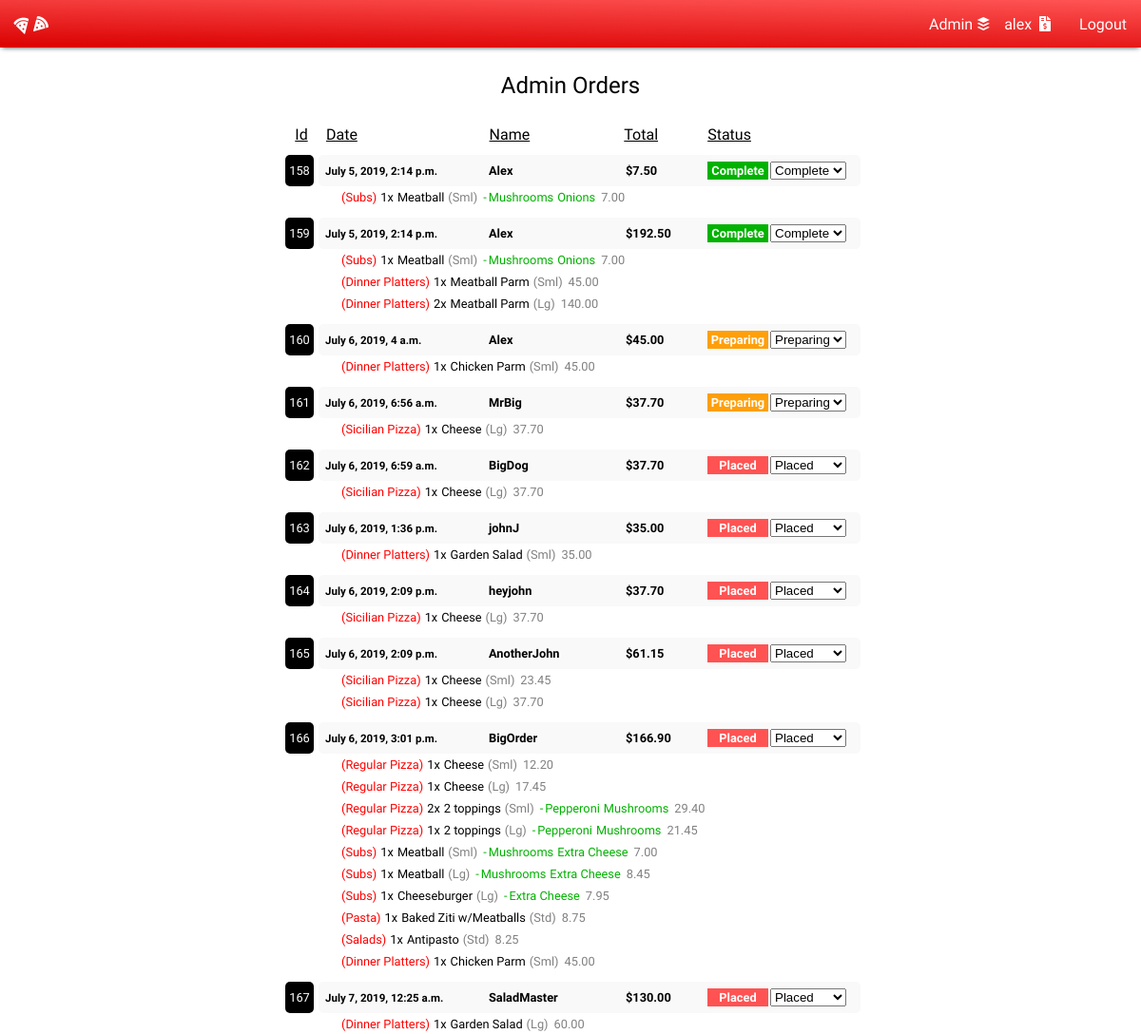
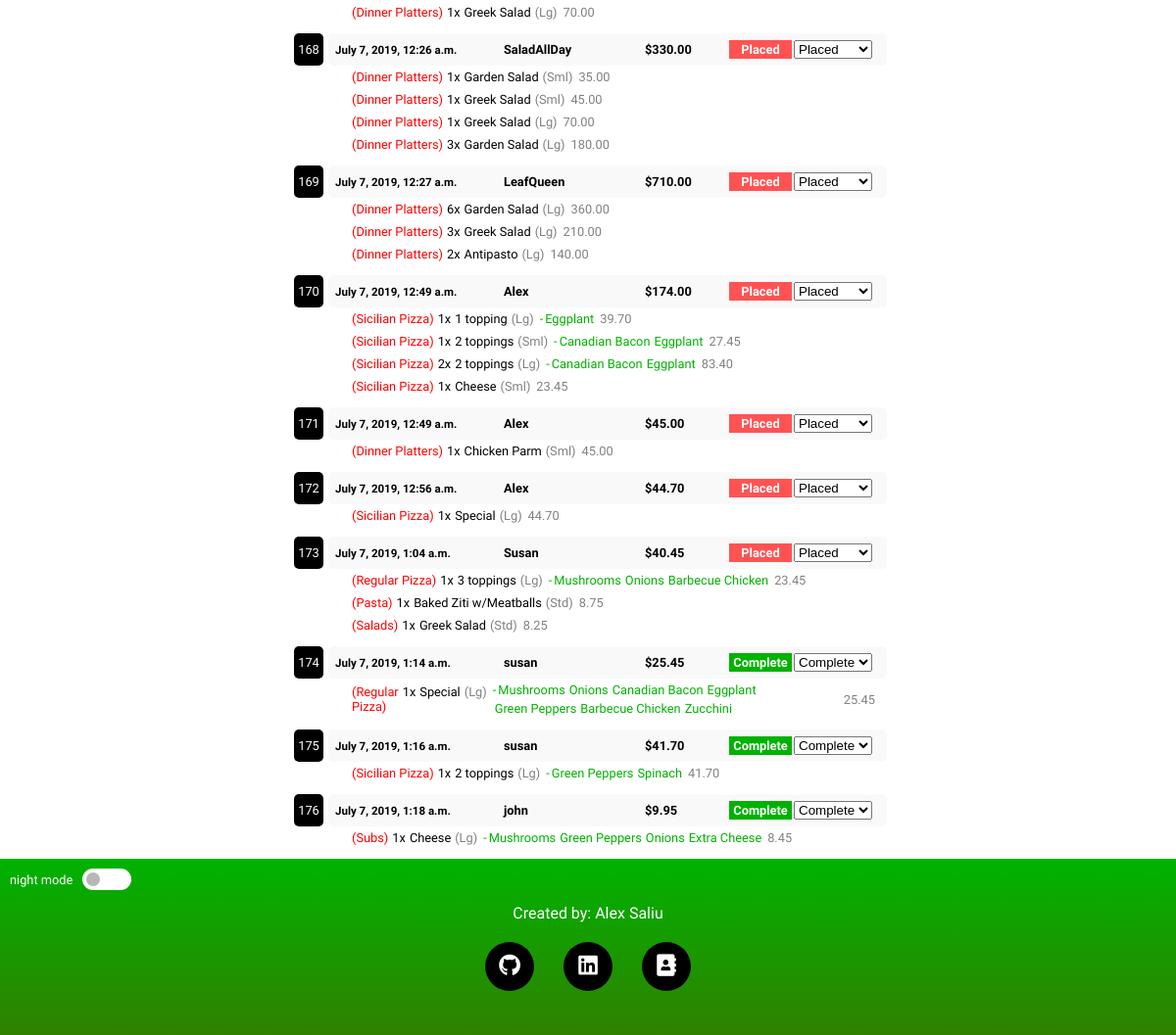
Page /orders/admin (signed in) on the committed database (2 pictures, top to bottom).
### menu/models.py (models this page shows, shortened)
class Order(models.Model):
    name = models.CharField(max_length=64)
    username = models.CharField(max_length=64, blank=True, null=True)
    total = models.DecimalField(decimal_places=2, max_digits=6)
    created = models.DateTimeField(auto_now_add=True)
    status = models.CharField(max_length=64, default="Placed")

class Category(models.Model):
    name = models.CharField(max_length=64)
    submenu = models.ForeignKey(Submenu, blank=True, null=True, on_delete=models.CASCADE, related_name="categories")
    sizes = models.BooleanField(default=False)

class OrderLine(models.Model):
    orderId = models.ForeignKey(Order, on_delete=models.CASCADE, related_name="items")
    itemId = models.ForeignKey(Item, blank=True, null=True, on_delete=models.CASCADE, related_name="orderItems")
    itemSize = models.CharField(max_length=64, blank=True, null=True)
    price = models.DecimalField(decimal_places=2, max_digits=5, blank=True, null=True)
    quantity = models.IntegerField(default=1, blank=True, null=True)

class Item(models.Model):
    name = models.CharField(max_length=64)
    category = models.ForeignKey(Category, blank=True, on_delete=models.CASCADE, related_name="items")
    stdPrice = models.DecimalField(decimal_places=2, max_digits=5, blank=True, null=True)
    smallPrice = models.DecimalField(decimal_places=2, max_digits=5, blank=True, null=True)
    largePrice = models.DecimalField(decimal_places=2, max_digits=5, blank=True, null=True)

### menu/views.py (the view)
# urls.py: path('orders/<str:name>', views.orders, name="orders"),
def orders(request, name):
    loggedin = request.user.is_authenticated
    user = request.user
    pagename = name
    if name == "admin":
        pagename = "Admin"
    if name != "admin":
        orders = Order.objects.filter(username=user.username)
    else:
        orders = Order.objects.all()
    orderCollection = []
    o = {}
    for order in orders:
        o = {}
        name = order.name
        o["id"] = order.id
        o["name"] = order.name
        o["total"] = order.total
        o["created"] = order.created
        o["status"] = order.status
        orderLinesList = []
        orderObj = Order.objects.get(pk=order.id)
        orderLines = orderObj.items.all().values("id", "itemId", "itemSize", "price", "quantity")
        OL_Container = {}
        for line in orderLines:
            itemName = Item.objects.filter(pk=line["itemId"]).values("name", "category")
            itemCategory = Category.objects.filter(pk=itemName[0]["category"]).values("name")
            OL_Container["itemCategory"] = itemCategory[0]["name"]
            OL_Container["itemName"] = itemName[0]["name"]
            OL_Container["itemSize"] = line["itemSize"]
            OL_Container["qty"] = line["quantity"]
            OL_Container["linePrice"] = line["price"]
            orderLineObj = OrderLine.objects.get(pk=line["id"])
            toppingLines = orderLineObj.toppings.all().values("topping")
            toppingLinesList = []
            for topping in toppingLines:
                toppingName = Topping.objects.filter(pk=topping["topping"]).values("name")
                toppingLinesList.append(toppingName[0]["name"])
            OL_Container["toppings"] = toppingLinesList
            orderLinesList.append(OL_Container)
            OL_Container = {}
        o["orderLines"] = orderLinesList
        orderCollection.append(o)
    context = {
        "user": user,
        "loggedin": loggedin,
        "title": pagename,
        "orders": orderCollection,
    }
    return render(request, "menu/orders.html", context)

### menu/templates/menu/orders.html (shortened to what this page needs)
{% extends "menu/base.html" %}
{% block body %}
  {% include "menu/header.html" %}
    <div class="orders_container">
      <div class="orders_title">
        {{ title }} Orders
      </div>
      <div class="orders_box">
        <div class="orders_headings">
          <div class="order_id_heading">Id</div>
          <div class="order_created_heading">Date</div>
          <div class="order_name_heading">Name</div>
          <div class="order_total_heading">Total</div>
          <div class="order_status_heading">Status</div>
          {% if title == "Admin" %}
          <div class="order_status_spacer"></div>
          {% endif %}
        </div>
        <div class="orders_contents">
          {% for order in orders %}
          <div class="order_box">
            <div class="order_id">
              {{ order.id }}
            </div>
            <div class="order">
              <div class="order_info">
                <div class="order_created">{{ order.created }}</div>
                <div class="order_name">{{ order.name }}</div>
                <div class="order_total">${{ order.total }}</div>
                <div class="order_status {{order.status}}">{{ order.status }}</div>
                <div class="change_order_status">
                  {% if title == "Admin" %}
                  <select data-orderId="{{order.id}}" onchange="changeOrderStatus(this)" class="order_status_selector" name="">
                    <option {% if order.status == "Placed" %}selected{% endif %} value="Placed">Placed</option>
                    <option {% if order.status == "Preparing" %}selected{% endif %} value="Preparing">Preparing</option>
                    <option {% if order.status == "Complete" %}selected{% endif %} value="Complete">Complete</option>
                  </select>
                  {% endif %}
                </div>
              </div>
              {% for orderLine in order.orderLines %}
              <div class="order_line">
                <div class="order_line_item">
                  <div class="line_item_category">
                    ({{ orderLine.itemCategory }})
                  </div>
                  <div class="line_item_qty">
                    {{ orderLine.qty }}x
                  </div>
                  <div class="line_item_name">
                    {{ orderLine.itemName }}
                  </div>
                  <div class="line_item_size">
                    ({{ orderLine.itemSize }})
                  </div>
                </div>
                {% if orderLine.toppings %}
                <div class="order_line_topping">
                  -
                  {% for topping in orderLine.toppings %}
                  <div class="line_item_topping">
                    {{ topping }}
                  </div>
                  {% endfor %}
                </div>
                {% endif %}
                <div class="order_line_price">
                  {{ orderLine.linePrice }}
                </div>
              </div>
              {% endfor %}
            </div>
          </div>
          {% endfor %}
        </div>
      </div>
    </div>
  {% include "menu/footer.html" %}
{% endblock %}

### menu/templates/menu/header.html (shortened to what this page needs)
<nav>
  <div class="logo_container">
    <a href="{% url 'index' %}">
      <div class="">
        <i class="fas fa-pizza-slice" style="transform: rotate(-60deg);"></i>
        <i class="fas fa-pizza-slice"></i>
      </div>
    </a>
  </div>
  <div class="login_container">
    <a href="{% url 'orders' name='admin' %}">
      <div class="admin">
        Admin&nbsp;
        <i class="fab fa-buffer"></i>
      </div>
    </a>
    {% if loggedin %}
      <a href="{% url 'orders' name=user.username %}">
        <div class="user_orders">
          {{ user.username }}&nbsp;
          <i class="fas fa-file-invoice-dollar"></i>
        </div>
      </a>
      <a href="{% url 'logout' %}">
        <div class="logout">
          Logout
        </div>
      </a>
    {% endif %}
  </div>
</nav>
<div class="nav-spacer"></div>

### menu/static/css/style.css (style rules this page uses)
body, html { padding: 0; margin: 0; font-family: 'Fresca', cursive; overflow-x: hidden; }
button, a, input[type=button], .cart_button, .cart_item_remove { cursor: pointer; }
nav { height: 50px; display: flex; justify-content: space-between; box-shadow: 0px 2px 5px -2px #3e3e3e; background: linear-gradient(1deg, #da0000, #ff5454); color: #fff; position: fixed; width: 100%; top: 0; z-index: 1000; }
nav > div { margin: 0px 15px; }
.nav-spacer { height: 50px; }
.logo_container { display: flex; align-items: center; }
.logo_container a { text-decoration: none; color: white; }
.login_container { display: flex; justify-content: space-between; align-items: center; color: white; }
.login_container a { text-decoration: none; }
.login, .register, .logout, .user_orders { margin-left: 15px; color: white; }
.admin { display: flex; align-items: center; color: white; }
.login, .logout { margin-left: 30px; }
.orders_container, .page_container { min-height: calc(100vh - 230px); }
.orders_headings div { padding: 2px; text-decoration: underline; }
.order_id_heading { width: 30px; margin-right: 7px; text-align: center; }
.order_created_heading { width: 28%; }
.order_name_heading { width: 23%; }
.order_total_heading { width: 14%; }
.order_status_heading { width: 60px; }
.order_status_spacer { min-width: 90px; }
.orders_contents { width: 95%; max-width: 600px; display: block; font-size: 0.8em; }
.orders_container { display: flex; justify-content: center; flex-wrap: wrap; align-content: flex-start; width: 100%; }
.orders_title { width: 100%; height: 80px; text-align: center; display: flex; justify-content: center; align-items: center; font-size: 1.5em; text-transform: capitalize; }
.orders_headings { width: 95%; max-width: 600px; display: flex; }
.orders_box { width: 700px; display: flex; flex-wrap: wrap; justify-content: center; }
.order_box { display: flex; width: 100%; margin: 10px 0px; transition-duration: 0.3s; }
.order_info { width: 100%; display: flex; background: #f9f9f9; padding: 5px; align-items: center; font-weight: bold; border-radius: 5px; }
.order_info div { padding: 2px; display: flex; align-items: center; }
.order_line { display: flex; align-items: center; margin-left: 20px; }
.order_line div { padding: 2px; }
.order { width: calc(100% - 40px); }
.order_line_item { display: flex; }
.line_item_category { color: red; }
.line_item_size { color: grey; }
.order_line_topping { display: flex; align-items: center; flex-wrap: wrap; color: #00b200; }
.order_line_price { color: grey; }
.order_id { width: 30px; background: #000000; margin-right: 5px; color: white; display: flex; align-items: center; justify-content: center; height: 33px; border-radius: 5px; }
.order_name, .order_total, .order_info { color: black; }
.order_name { width: 25%; }
.order_created { width: 30%; font-size: 0.9em; }
.order_total { width: 15%; }
.order_info .order_status { justify-content: center; color: white; width: 60px; }
.Placed { background: #ff5353; }
.Preparing { background: #ff9f0a; }
.Complete { background: #01b200; }

### rows in the picture
Order: created "July 5, 2019, 2:14 p.m.", name "Alex", total "7.50", status "Complete", status "Complete"
Category: itemCategory "Subs", qty "1", itemName "Meatball", itemSize "Sml", toppings "Mushrooms" "Onions" "Mushrooms" "Onions" "Mushrooms" "Extra Cheese" "Mushrooms" "Extra Cheese" "Extra Cheese" "Mushrooms" "Green Peppers" "Onions" "Extra Cheese", linePrice "7.00", itemSize "Lg", linePrice "8.45", itemName "Cheeseburger", linePrice "7.95", itemName "Cheese"
Order: created "July 5, 2019, 2:14 p.m.", name "Alex", total "192.50", status "Complete", status "Complete"
Category: itemCategory "Dinner Platters", qty "1", itemName "Meatball Parm", itemSize "Sml", linePrice "45.00", qty "2", itemSize "Lg", linePrice "140.00", itemName "Chicken Parm", itemName "Garden Salad", linePrice "35.00", linePrice "60.00", itemName "Greek Salad", linePrice "70.00", itemName "Antipasto"
Order: created "July 6, 2019, 4 a.m.", name "Alex", total "45.00", status "Preparing", status "Preparing"
Order: created "July 6, 2019, 6:56 a.m.", name "MrBig", total "37.70", status "Preparing", status "Preparing"
Category: itemCategory "Sicilian Pizza", qty "1", itemName "Cheese", itemSize "Lg", linePrice "37.70", itemSize "Sml", linePrice "23.45", itemName "1 topping", toppings "Eggplant" "Canadian Bacon" "Eggplant" "Green Peppers" "Spinach", linePrice "39.70", itemName "2 toppings", linePrice "27.45", itemName "Special", linePrice "44.70", linePrice "41.70"
Order: created "July 6, 2019, 6:59 a.m.", name "BigDog", total "37.70", status "Placed", status "Placed"
Order: created "July 6, 2019, 1:36 p.m.", name "johnJ", total "35.00", status "Placed", status "Placed"
Order: created "July 6, 2019, 2:09 p.m.", name "heyjohn", total "37.70", status "Placed", status "Placed"
Order: created "July 6, 2019, 2:09 p.m.", name "AnotherJohn", total "61.15", status "Placed", status "Placed"
Order: created "July 6, 2019, 3:01 p.m.", name "BigOrder", total "166.90", status "Placed", status "Placed"
Category: itemCategory "Regular Pizza", qty "1", itemName "Cheese", itemSize "Sml", linePrice "12.20", itemSize "Lg", linePrice "17.45", itemName "2 toppings", toppings "Pepperoni" "Mushrooms" "Mushrooms" "Onions" "Barbecue Chicken" "Mushrooms" "Onions" "Canadian Bacon" "Eggplant" "Green Peppers" "Barbecue Chicken" "Zucchini", linePrice "21.45", itemName "3 toppings", linePrice "23.45", itemName "Special", linePrice "25.45"
OrderLine: itemSize "Sml", linePrice "29.40"
OrderLine: itemSize "Std", linePrice "8.75"
OrderLine: itemSize "Std", linePrice "8.25"
Order: created "July 7, 2019, 12:25 a.m.", name "SaladMaster", total "130.00", status "Placed", status "Placed"
Order: created "July 7, 2019, 12:26 a.m.", name "SaladAllDay", total "330.00", status "Placed", status "Placed"
OrderLine: itemSize "Lg", linePrice "180.00"
Order: created "July 7, 2019, 12:27 a.m.", name "LeafQueen", total "710.00", status "Placed", status "Placed"
Item: itemCategory "Dinner Platters", qty "6", itemName "Garden Salad", itemSize "Lg", linePrice "360.00"
OrderLine: itemSize "Lg", linePrice "210.00"
Order: created "July 7, 2019, 12:49 a.m.", name "Alex", total "174.00", status "Placed", status "Placed"
Item: itemCategory "Sicilian Pizza", qty "2", itemName "2 toppings", itemSize "Lg", toppings "Canadian Bacon" "Eggplant", linePrice "83.40"
Order: created "July 7, 2019, 12:49 a.m.", name "Alex", total "45.00", status "Placed", status "Placed"
Order: created "July 7, 2019, 12:56 a.m.", name "Alex", total "44.70", status "Placed", status "Placed"
Order: created "July 7, 2019, 1:04 a.m.", name "Susan", total "40.45", status "Placed", status "Placed"
OrderLine: itemSize "Std", linePrice "8.75"
OrderLine: itemSize "Std", linePrice "8.25"
Order: created "July 7, 2019, 1:14 a.m.", name "susan", total "25.45", status "Complete", status "Complete"
Order: created "July 7, 2019, 1:16 a.m.", name "susan", total "41.70", status "Complete", status "Complete"
Order: created "July 7, 2019, 1:18 a.m.", name "john", total "9.95", status "Complete", status "Complete"

### other values in the picture
{{ user.username }} "alex"
{{ title }} "Admin"
{{ order.id }} "158" "159" "160" "161" "162" "163" "164" "165" "166" "167" "168" "169" "170" "171" "172" "173" "174" "175" "176"
{{ orderLine.itemCategory }} "Regular Pizza" "Pasta" "Salads" "Dinner Platters" "Dinner Platters" "Pasta" "Salads"
{{ orderLine.qty }} "2" "1" "1" "3" "3" "1" "1"
{{ orderLine.itemName }} "2 toppings" "Baked Ziti w/Meatballs" "Antipasto" "Garden Salad" "Greek Salad" "Baked Ziti w/Meatballs" "Greek Salad"
{{ topping }} "Pepperoni" "Mushrooms"
